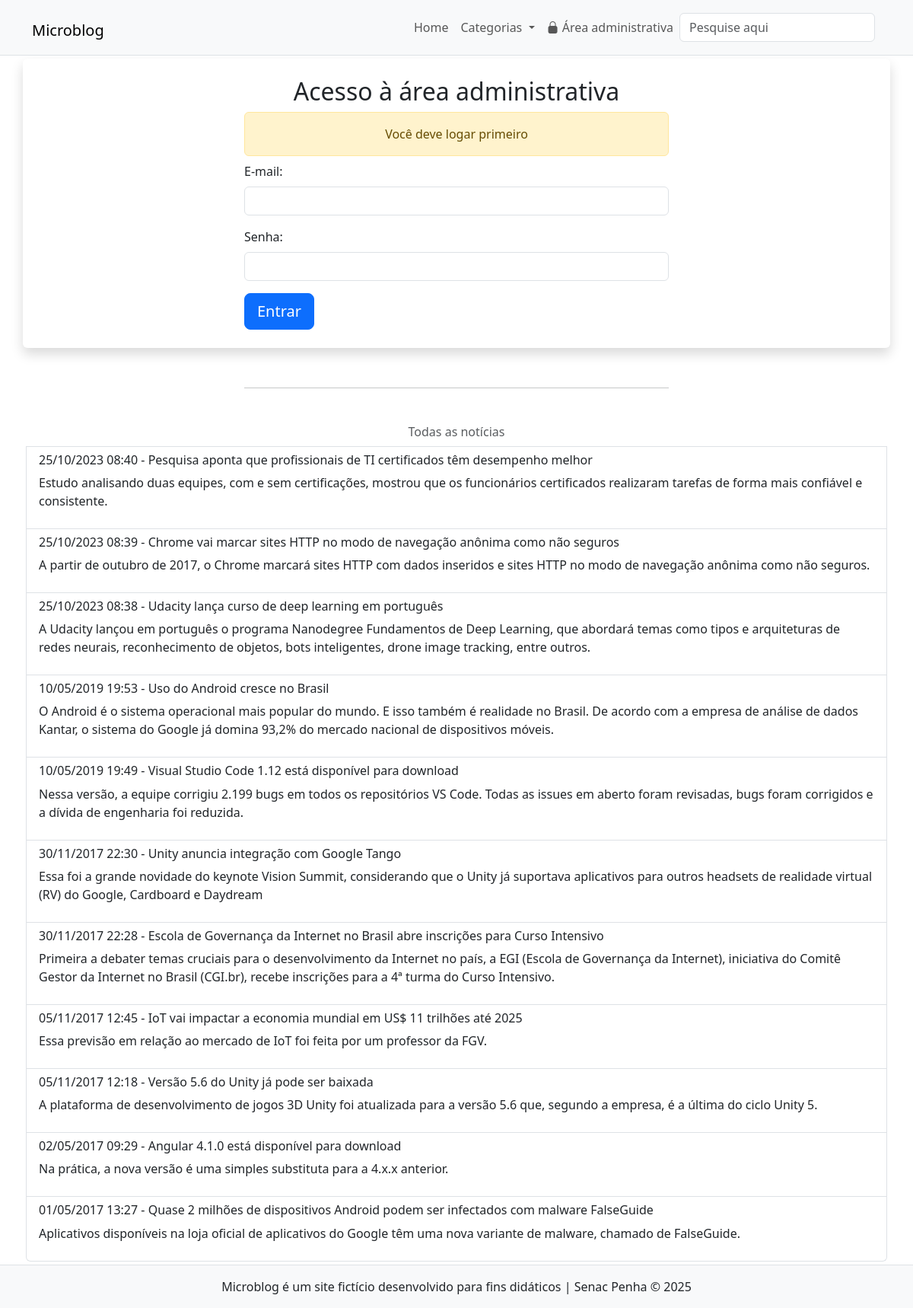
The page /login.php?acesso_proibido on the database its author committed.
### tables this page shows
CREATE TABLE `noticias` (
  `id` int(11) NOT NULL,
  `data` datetime NOT NULL DEFAULT current_timestamp(),
  `titulo` varchar(150) NOT NULL,
  `texto` text NOT NULL,
  `resumo` varchar(500) NOT NULL,
  `imagem` varchar(60) NOT NULL,
  `destaque` enum('sim','nao') NOT NULL,
  `usuario_id` int(11) DEFAULT NULL,
  `categoria_id` int(11) DEFAULT NULL
);

### src/Database/ConexaoBD.php (called while the page is built, shortened)
<?php
abstract class ConexaoBD
{
    private static PDO $conexao;
    private static string $servidor = "localhost";
    private static string $usuario = "root";
    private static string $senha = "";
    private static string $banco = "microblog_alana";
    public static function getConexao(): PDO
    {
        if (!isset(self::$conexao)) {
            try {
                self::$conexao = new PDO(
                    "mysql:host=" . self::$servidor . ";dbname=" . self::$banco . ";charset=utf8",
                    self::$usuario,
                    self::$senha
                );
                self::$conexao->setAttribute(PDO::ATTR_ERRMODE, PDO::ERRMODE_EXCEPTION);
            } catch (Throwable $e) {
                Utils::registrarLog($e);
                throw new Exception("Erro ao conectar ao banco de dados. Contate o suporte.");
            }
        }
        return self::$conexao;
    }
}

### src/Services/NoticiaServico.php (called while the page is built, shortened)
<?php
class NoticiaServico
{
    private PDO $conexao;
    public function __construct()
    {
        $this->conexao = ConexaoBD::getConexao();
    }
    public function listarParaPublico(): array
    {
        $sql = "SELECT id, data, titulo, resumo FROM noticias ORDER BY data DESC";
        try {
            $consulta = $this->conexao->prepare($sql);
            $consulta->execute();
            return $consulta->fetchAll(PDO::FETCH_ASSOC);
        } catch (Throwable $erro) {
            Utils::registrarLog($erro);
            throw new Exception("Erro ao carregar notícias.");
        }
    }
}

### src/Helpers/Utils.php (called while the page is built, shortened)
<?php
final class Utils
{
    public static function formataData(string $data): string
    {
        return date("d/m/Y H:i", strtotime($data));
    }
}

### includes/todas.php (the view, shortened to what this page needs)
<?php
$noticiaServico = new NoticiaServico();
$todasAsNoticias = $noticiaServico->listarParaPublico();
?>
<hr class="my-5 w-50 mx-auto">
        <div class="row my-1">
            <div class="col-12 px-md-1">
                <div class="list-group">
                    <h2 class="fs-6 text-center text-muted">Todas as notícias</h2>
            <?php foreach($todasAsNoticias as $itemNoticia) { ?>
                    <a href="noticia.php?id=<?=$itemNoticia['id']?>"
                     class="list-group-item list-group-item-action">
                         <h3 class="fs-6">
                            <time>
                                <?=Utils::formataData($itemNoticia['data'])?>
                            </time>
                            - <?=$itemNoticia['titulo']?></h3>
                        <p><?=$itemNoticia['resumo']?></p>
                    </a>
            <?php } ?>
                </div>
            </div>
        </div>

### rows shown on the page
noticias: data "25/10/2023 08:40", titulo "Pesquisa aponta que profissionais de TI certificados têm desempenho melhor", resumo "Estudo analisando duas equipes, com e sem certificações, mostrou que os funcionários certificados realizaram tarefas de forma mais confiável e consistente."
noticias: data "25/10/2023 08:39", titulo "Chrome vai marcar sites HTTP no modo de navegação anônima como não seguros", resumo "A partir de outubro de 2017, o Chrome marcará sites HTTP com dados inseridos e sites HTTP no modo de navegação anônima como não seguros."
noticias: data "25/10/2023 08:38", titulo "Udacity lança curso de deep learning em português", resumo "A Udacity lançou em português o programa Nanodegree Fundamentos de Deep Learning, que abordará temas como tipos e arquiteturas de redes neurais, reconhecimento de objetos, bots inteligentes, drone image tracking, entre outros."
noticias: data "10/05/2019 19:53", titulo "Uso do Android cresce no Brasil", resumo "O Android é o sistema operacional mais popular do mundo. E isso também é realidade no Brasil. De acordo com a empresa de análise de dados Kantar, o sistema do Google já domina 93,2% do mercado nacional de dispositivos móveis."
noticias: data "10/05/2019 19:49", titulo "Visual Studio Code 1.12 está disponível para download", resumo "Nessa versão, a equipe corrigiu 2.199 bugs em todos os repositórios VS Code. Todas as issues em aberto foram revisadas, bugs foram corrigidos e a dívida de engenharia foi reduzida."
noticias: data "30/11/2017 22:30", titulo "Unity anuncia integração com Google Tango", resumo "Essa foi a grande novidade do keynote Vision Summit, considerando que o Unity já suportava aplicativos para outros headsets de realidade virtual (RV) do Google, Cardboard e Daydream"
noticias: data "30/11/2017 22:28", titulo "Escola de Governança da Internet no Brasil abre inscrições para Curso Intensivo", resumo "Primeira a debater temas cruciais para o desenvolvimento da Internet no país, a EGI (Escola de Governança da Internet), iniciativa do Comitê Gestor da Internet no Brasil (CGI.br), recebe inscrições para a 4ª turma do Curso Intensivo."
noticias: data "05/11/2017 12:45", titulo "IoT vai impactar a economia mundial em US$ 11 trilhões até 2025", resumo "Essa previsão em relação ao mercado de IoT foi feita por um professor da FGV."
noticias: data "05/11/2017 12:18", titulo "Versão 5.6 do Unity já pode ser baixada", resumo "A plataforma de desenvolvimento de jogos 3D Unity foi atualizada para a versão 5.6 que, segundo a empresa, é a última do ciclo Unity 5."
noticias: data "02/05/2017 09:29", titulo "Angular 4.1.0 está disponível para download", resumo "Na prática, a nova versão é uma simples substituta para a 4.x.x anterior."
noticias: data "01/05/2017 13:27", titulo "Quase 2 milhões de dispositivos Android podem ser infectados com malware FalseGuide", resumo "Aplicativos disponíveis na loja oficial de aplicativos do Google têm uma nova variante de malware, chamado de FalseGuide."

### other values the page prints
$feedback "Você deve logar primeiro"
